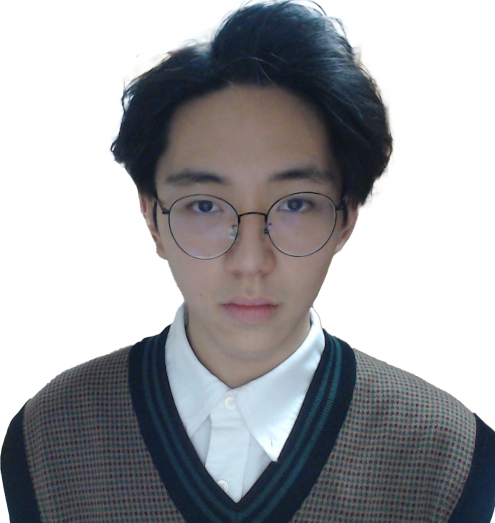
#> input picture Photo.jpeg, 990 x 1045 px (shown at 1/2 size)
$ python asciiart.py
#> lines starting #> are read from the running program, lines starting #| are printed output that depends on the picture
#> in image_to_ascii, image is the input picture: PIL image 990x1045 RGBA; mean R, G, B, A 161, 162, 165.4, 255
from PIL import Image

ASCII_CHARS = "@%#*+=-:. "
ASPECT_RATIO = 0.43  # Adjust as needed

def resize_image(image, new_width=100):
#> called with new_width = 100
    width, height = image.size
#> width = 990; height = 1045
    new_height = int(height * new_width * ASPECT_RATIO / width)
#> new_height = 45
    return image.resize((new_width, new_height))
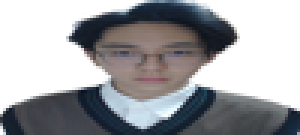
#> returned value: PIL image 100x45 RGBA (shown 3 times larger); mean R, G, B, A 160.8, 161.8, 165.2, 255

def grayify(image):
    return image.convert("L")
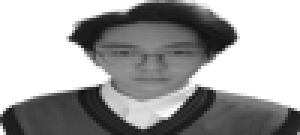
#> returned value: PIL image 100x45 L (shown 3 times larger); min 17, max 255, mean 161.9

def pixels_to_ascii(image):
    pixels = image.getdata()
    ascii_str = "".join([ASCII_CHARS[pixel // 32] for pixel in pixels])
    return ascii_str

def image_to_ascii(path, new_width=100):
    image = Image.open(path)
    image = resize_image(image, new_width)
    image = grayify(image)
    ascii_str = pixels_to_ascii(image)
    img_width = image.width
#> img_width = 100
    ascii_img = "\n".join([ascii_str[i:(i+img_width)] for i in range(0, len(ascii_str), img_width)])
    return ascii_img

if __name__ == "__main__":
    ascii_art = image_to_ascii("Photo.jpeg", new_width=100)
    # Save to a text file
    with open("ascii_art.txt", "w") as f:
        f.write(ascii_art)
    print("ASCII art saved to ascii_art.txt")
